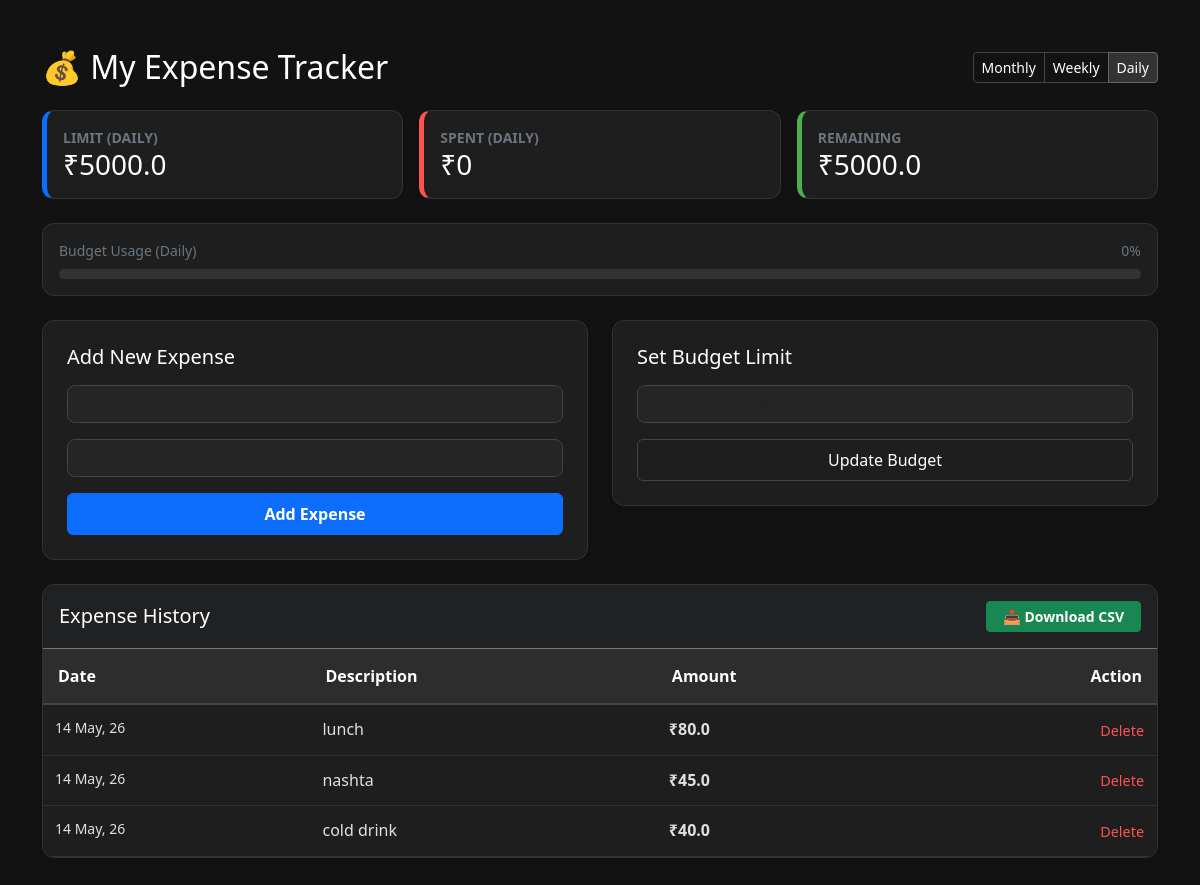
Page /?view=Daily on the committed database.
### app/models.py (models this page shows)
class Budget(Base):
    __tablename__ = "budget"
    id = Column(Integer, primary_key=True, index=True)
    limit_type = Column(String, default="Monthly")
    amount = Column(Float, default=0.0)

class Expense(Base):
    __tablename__ = "expenses"
    id = Column(Integer, primary_key=True, index=True)
    description = Column(String, index=True)
    amount = Column(Float, nullable=False)
    timestamp = Column(DateTime, default=datetime.utcnow)

### app/main.py (the view)
@app.get("/")
def read_root(request: Request, view: str = "Monthly", db: Session = Depends(get_db)):
    expenses = crud.get_expenses(db)
    remaining, total_spent, budget_limit = crud.get_remaining_budget(db, timeframe=view)
    return templates.TemplateResponse(
        request=request,
        name="index.html",
        context={
            "expenses": expenses,
            "remaining": remaining,
            "total_spent": total_spent,
            "budget_limit": budget_limit,
            "current_view": view  # This tells the HTML which button to highlight
        }
    )

### templates/index.html (shortened to what this page needs)
<!DOCTYPE html>
<html lang="en">
<head>
    <link href="https://cdn.jsdelivr.net/npm/bootstrap@5.3.0/dist/css/bootstrap.min.css" rel="stylesheet">
</head>
<body>
    <div class="container py-5">
        <div class="d-flex justify-content-between align-items-center mb-4">
            <h2 class="mb-0 text-white">💰 My Expense Tracker</h2>
            <div class="btn-group">
                <a href="/?view=Monthly" class="btn btn-sm btn-outline-dark {{ 'active' if current_view == 'Monthly' }}">Monthly</a>
                <a href="/?view=Weekly" class="btn btn-sm btn-outline-dark {{ 'active' if current_view == 'Weekly' }}">Weekly</a>
                <a href="/?view=Daily" class="btn btn-sm btn-outline-dark {{ 'active' if current_view == 'Daily' }}">Daily</a>
            </div>
        </div>
        <div class="row mb-4 g-3">
            <div class="col-md-4">
                <div class="card p-3 shadow-sm budget-card h-100">
                    <small class="text-secondary text-uppercase fw-bold">Limit ({{ current_view }})</small>
                    <h3 class="mb-0">₹{{ budget_limit }}</h3>
                </div>
            </div>
            <div class="col-md-4">
                <div class="card p-3 shadow-sm spent-card h-100">
                    <small class="text-secondary text-uppercase fw-bold">Spent ({{ current_view }})</small>
                    <h3 class="mb-0">₹{{ total_spent }}</h3>
                </div>
            </div>
            <div class="col-md-4">
                <div class="card p-3 shadow-sm rem-card h-100">
                    <small class="text-secondary text-uppercase fw-bold">Remaining</small>
                    <h3 class="mb-0 {{ 'remaining-green' if remaining >= 0 else 'remaining-red' }}">
                        ₹{{ remaining }}
                    </h3>
                </div>
            </div>
        </div>
        <div class="card p-3 mb-4">
            <div class="d-flex justify-content-between mb-2">
                <small class="text-secondary">Budget Usage ({{ current_view }})</small>
                <small class="text-secondary">{{ (total_spent / budget_limit * 100)|round|int if budget_limit > 0 else 0 }}%</small>
            </div>
            <div class="progress">
            </div>
        </div>
        <div class="row">
            <div class="col-md-6">
                <div class="card p-4 shadow-sm mb-4">
                    <h5 class="mb-3 text-white">Add New Expense</h5>
                    <form action="/add-expense/" method="post">
                        <div class="mb-3">
                            <input type="text" name="description" class="form-control" placeholder="Description" required>
                        </div>
                        <div class="mb-3">
                            <input type="number" step="0.01" name="amount" class="form-control" placeholder="Amount (₹)" required>
                        </div>
                        <button type="submit" class="btn btn-primary w-100 py-2 fw-bold text-white">Add Expense</button>
                    </form>
                </div>
            </div>
            <div class="col-md-6">
                <div class="card p-4 shadow-sm mb-4">
                    <h5 class="mb-3 text-white">Set Budget Limit</h5>
                    <form action="/set-budget/" method="post">
                        <div class="mb-3">
                            <input type="number" name="amount" class="form-control" placeholder="Set Limit (e.g. 8000)" required>
                        </div>
                        <button type="submit" class="btn btn-outline-dark w-100 py-2">Update Budget</button>
                    </form>
                </div>
            </div>
        </div>
        <div class="card shadow-sm overflow-hidden">
            <div class="p-3 border-bottom border-secondary d-flex justify-content-between align-items-center bg-dark bg-opacity-50">
                <h5 class="mb-0 text-white">Expense History</h5>
                <a href="/export-csv/" class="btn btn-success btn-sm px-3 fw-bold text-white">📥 Download CSV</a>
            </div>
            <div class="table-responsive">
                <table class="table table-hover">
                    <thead>
                        <tr>
                            <th>Date</th>
                            <th>Description</th>
                            <th>Amount</th>
                            <th class="text-end">Action</th>
                        </tr>
                    </thead>
                    <tbody>
                        {% for expense in expenses %}
                        <tr>
                            <td class="text-secondary small">{{ expense.timestamp.strftime('%d %b, %y') }}</td>
                            <td class="fw-medium">{{ expense.description }}</td>
                            <td class="fw-bold">₹{{ expense.amount }}</td>
                            <td class="text-end">
                                <form action="/delete-expense/{{ expense.id }}" method="post" style="display:inline;">
                                    <button class="btn btn-link btn-delete p-0">Delete</button>
                                </form>
                            </td>
                        </tr>
                        {% endfor %}
                    </tbody>
                </table>
            </div>
        </div>
    </div>
</body>
</html>

### templates/index.html (style rules this page uses)
body { background-color: #121212 !important; color: #e0e0e0 !important; font-family: 'Segoe UI', Roboto, Helvetica, Arial, sans-serif; }
.card { background-color: #1e1e1e !important; border: 1px solid #333 !important; color: #ffffff !important; border-radius: 12px; }
.budget-card { border-left: 5px solid #0d6efd !important; }
.spent-card { border-left: 5px solid #ff5252 !important; }
.rem-card { border-left: 5px solid #4caf50 !important; }
.table { color: #e0e0e0 !important; background-color: #1e1e1e !important; border-color: #333 !important; margin-bottom: 0; }
.table thead th { background-color: #2d2d2d !important; color: #ffffff !important; border-bottom: 2px solid #444 !important; padding: 15px !important; }
.table tbody td { background-color: #1e1e1e !important; color: #e0e0e0 !important; border-bottom: 1px solid #333 !important; padding: 12px !important; }
.progress { background-color: #333 !important; height: 10px; border-radius: 10px; }
.form-control { background-color: #252525 !important; border: 1px solid #444 !important; color: #ffffff !important; border-radius: 8px; }
.btn-outline-dark { color: #ffffff !important; border-color: #444 !important; }
.btn-outline-dark:hover, .btn-outline-dark.active { background-color: #333 !important; color: #fff !important; border-color: #666 !important; }
.btn-delete { color: #ff5252 !important; text-decoration: none !important; font-size: 0.9rem !important; }

### rows in the picture
Budget: amount "5000.0", amount "0"
Expense: timestamp "14 May, 26", description "lunch", amount "80.0"
Expense: timestamp "14 May, 26", description "nashta", amount "45.0"
Expense: timestamp "14 May, 26", description "cold drink", amount "40.0"

### other values in the picture
{{ current_view }} "DAILY"
{{ total_spent }} "0"
{{ remaining }} "5000.0"
{{ current_view }} "Daily"
